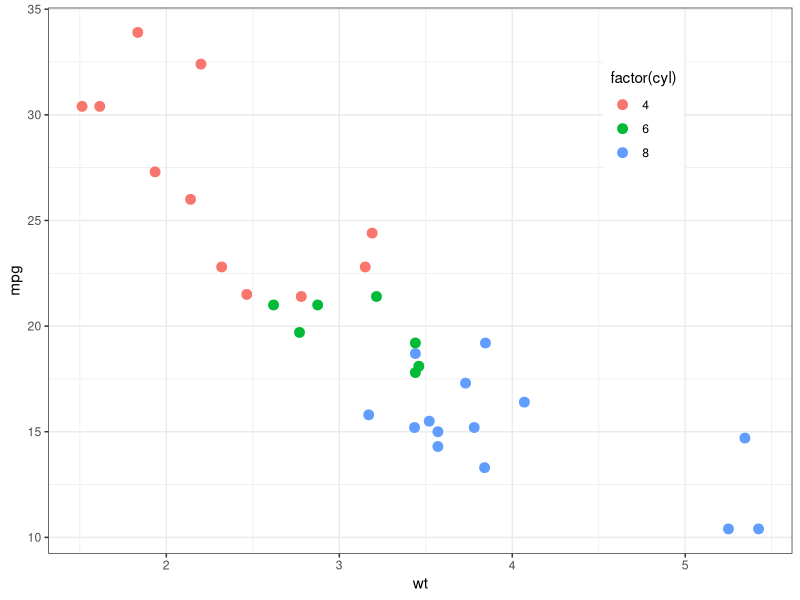
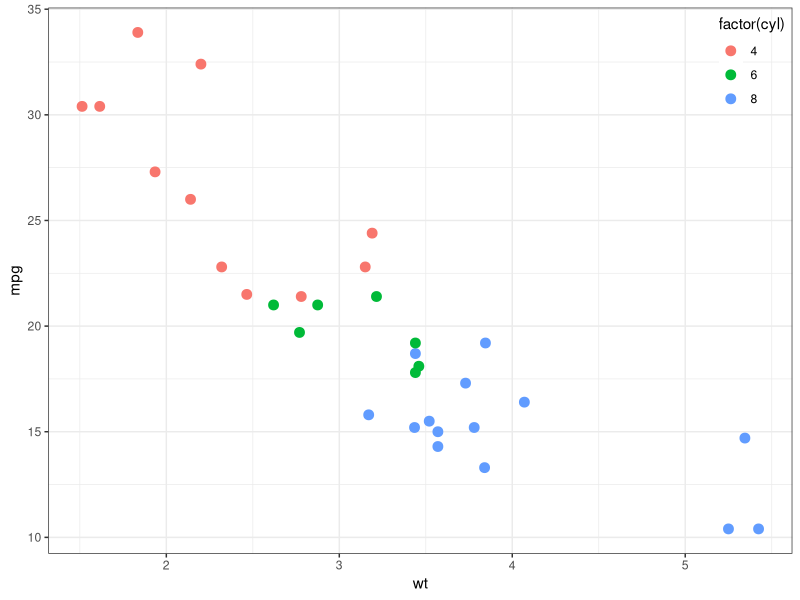
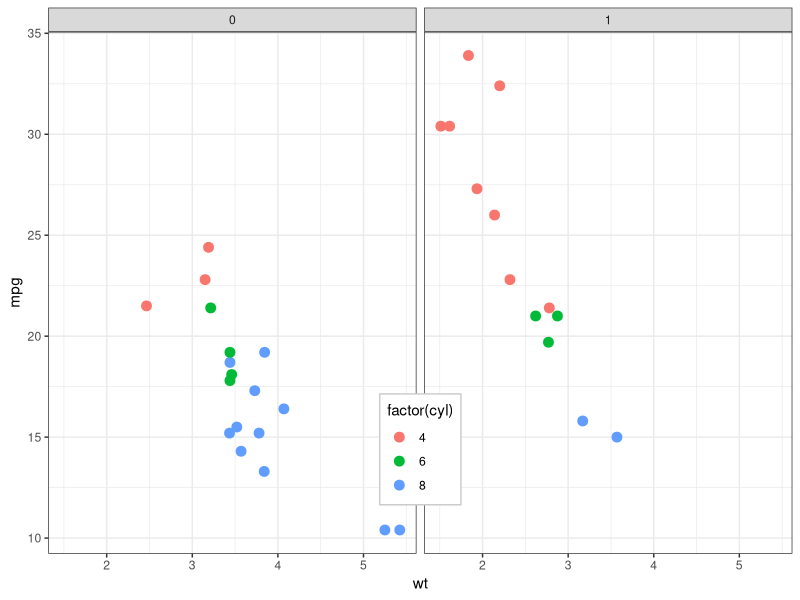
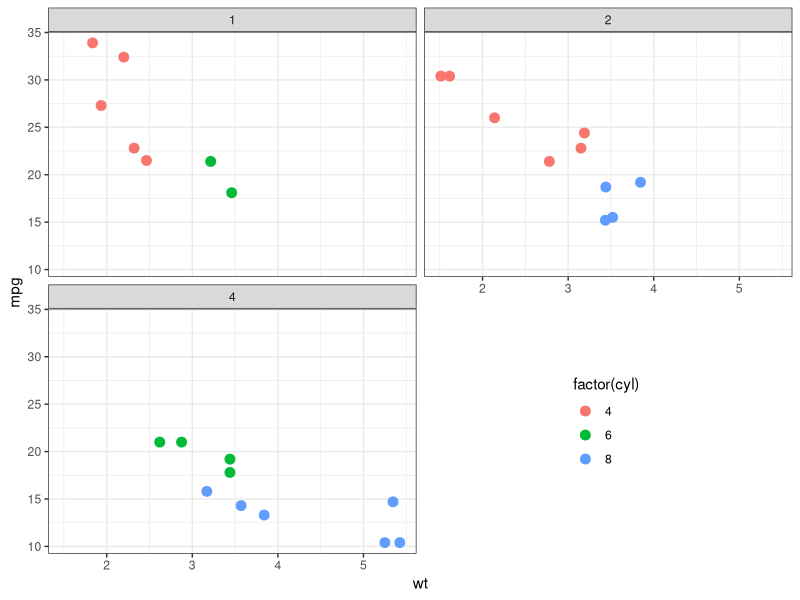

The R source for these figures, in order:
## ---- chunk 1
knitr::opts_chunk$set(echo = TRUE)
## ---- chunk 2
library(ggplot2)

ggplot(mtcars, aes(wt, mpg, color = factor(cyl))) +
  geom_point(size = 3) +
  theme_bw() +
  theme(legend.position = c(0.8, 0.8))
## ---- chunk 3
ggplot(mtcars, aes(wt, mpg, color = factor(cyl))) +
  geom_point(size = 3) +
  theme_bw() +
  theme(
    legend.position = c(1, 1),
    legend.justification = c("right", "top"),
    legend.background = element_blank()
  )
## ---- chunk 4
ggplot(mtcars, aes(wt, mpg, color = factor(cyl))) +
  geom_point(size = 3) +
  facet_wrap(~am) +
  theme_bw() +
  theme(
    legend.position = c(0.5, 0.2),
    legend.background = element_rect(fill = "white", color = "grey80")
  )
## ---- chunk 5
# Use 3 categories to leave the 4th spot in a 2x2 grid empty
mtcars_subset <- mtcars[mtcars$carb %in% c(1, 2, 4), ]

ggplot(mtcars_subset, aes(wt, mpg, color = factor(cyl))) +
  geom_point(size = 3) +
  facet_wrap(~carb, nrow = 2, ncol = 2) +
  theme_bw() +
  theme(
    # Coordinates c(0.75, 0.25) target the center of the empty bottom-right area
    legend.position = c(0.75, 0.25),
    legend.background = element_blank(),
    legend.justification = "center"
  )
